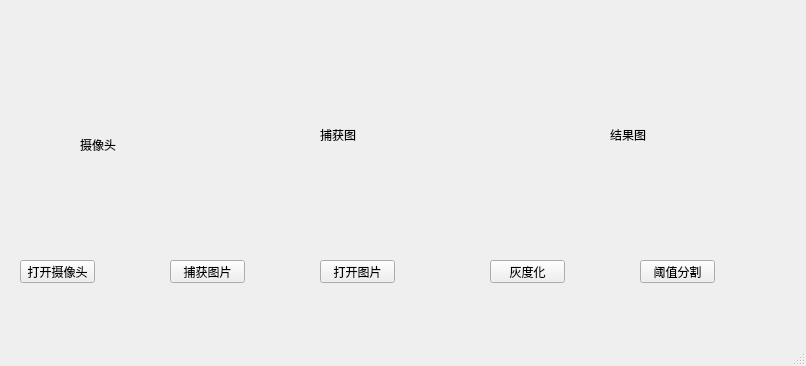
<?xml version="1.0" encoding="UTF-8"?>
<ui version="4.0">
 <class>MainWindow</class>
 <widget class="QMainWindow" name="MainWindow">
  <property name="geometry">
   <rect>
    <x>0</x>
    <y>0</y>
    <width>806</width>
    <height>366</height>
   </rect>
  </property>
  <property name="windowTitle">
   <string>MainWindow</string>
  </property>
  <widget class="QWidget" name="centralwidget">
   <widget class="QPushButton" name="btnOpenCamera">
    <property name="geometry">
     <rect>
      <x>20</x>
      <y>260</y>
      <width>75</width>
      <height>23</height>
     </rect>
    </property>
    <property name="text">
     <string>打开摄像头</string>
    </property>
   </widget>
   <widget class="QPushButton" name="btnCapture">
    <property name="geometry">
     <rect>
      <x>170</x>
      <y>260</y>
      <width>75</width>
      <height>23</height>
     </rect>
    </property>
    <property name="text">
     <string>捕获图片</string>
    </property>
   </widget>
   <widget class="QPushButton" name="btnReadImage">
    <property name="geometry">
     <rect>
      <x>320</x>
      <y>260</y>
      <width>75</width>
      <height>23</height>
     </rect>
    </property>
    <property name="text">
     <string>打开图片</string>
    </property>
   </widget>
   <widget class="QPushButton" name="btnGray">
    <property name="geometry">
     <rect>
      <x>490</x>
      <y>260</y>
      <width>75</width>
      <height>23</height>
     </rect>
    </property>
    <property name="text">
     <string>灰度化</string>
    </property>
   </widget>
   <widget class="QPushButton" name="btnThreshold">
    <property name="geometry">
     <rect>
      <x>640</x>
      <y>260</y>
      <width>75</width>
      <height>23</height>
     </rect>
    </property>
    <property name="text">
     <string>阈值分割</string>
    </property>
   </widget>
   <widget class="QLabel" name="labelCamera">
    <property name="geometry">
     <rect>
      <x>80</x>
      <y>70</y>
      <width>150</width>
      <height>150</height>
     </rect>
    </property>
    <property name="text">
     <string>摄像头</string>
    </property>
   </widget>
   <widget class="QLabel" name="labelCapture">
    <property name="geometry">
     <rect>
      <x>320</x>
      <y>60</y>
      <width>150</width>
      <height>150</height>
     </rect>
    </property>
    <property name="text">
     <string>捕获图</string>
    </property>
   </widget>
   <widget class="QLabel" name="labelResult">
    <property name="geometry">
     <rect>
      <x>610</x>
      <y>60</y>
      <width>150</width>
      <height>150</height>
     </rect>
    </property>
    <property name="text">
     <string>结果图</string>
    </property>
   </widget>
  </widget>
  <widget class="QMenuBar" name="menubar">
   <property name="geometry">
    <rect>
     <x>0</x>
     <y>0</y>
     <width>806</width>
     <height>23</height>
    </rect>
   </property>
  </widget>
  <widget class="QStatusBar" name="statusbar"/>
 </widget>
 <resources/>
 <connections>
  <connection>
   <sender>btnOpenCamera</sender>
   <signal>clicked()</signal>
   <receiver>MainWindow</receiver>
   <slot>btnOpenCamera_Clicked()</slot>
   <hints>
    <hint type="sourcelabel">
     <x>78</x>
     <y>294</y>
    </hint>
    <hint type="destinationlabel">
     <x>124</x>
     <y>261</y>
    </hint>
   </hints>
  </connection>
  <connection>
   <sender>btnCapture</sender>
   <signal>clicked()</signal>
   <receiver>MainWindow</receiver>
   <slot>btnCapture_Clicked()</slot>
   <hints>
    <hint type="sourcelabel">
     <x>218</x>
     <y>288</y>
    </hint>
    <hint type="destinationlabel">
     <x>280</x>
     <y>260</y>
    </hint>
   </hints>
  </connection>
  <connection>
   <sender>btnReadImage</sender>
   <signal>clicked()</signal>
   <receiver>MainWindow</receiver>
   <slot>btnReadImage_Clicked()</slot>
   <hints>
    <hint type="sourcelabel">
     <x>358</x>
     <y>303</y>
    </hint>
    <hint type="destinationlabel">
     <x>378</x>
     <y>332</y>
    </hint>
   </hints>
  </connection>
  <connection>
   <sender>btnGray</sender>
   <signal>clicked()</signal>
   <receiver>MainWindow</receiver>
   <slot>btnGray_Clicked()</slot>
   <hints>
    <hint type="sourcelabel">
     <x>536</x>
     <y>296</y>
    </hint>
    <hint type="destinationlabel">
     <x>439</x>
     <y>34</y>
    </hint>
   </hints>
  </connection>
  <connection>
   <sender>btnThreshold</sender>
   <signal>clicked()</signal>
   <receiver>MainWindow</receiver>
   <slot>btnThreshold_Clicked()</slot>
   <hints>
    <hint type="sourcelabel">
     <x>676</x>
     <y>298</y>
    </hint>
    <hint type="destinationlabel">
     <x>700</x>
     <y>251</y>
    </hint>
   </hints>
  </connection>
 </connections>
 <slots>
  <slot>btnOpenCamera_Clicked()</slot>
  <slot>btnCapture_Clicked()</slot>
  <slot>btnReadImage_Clicked()</slot>
  <slot>btnThreshold_Clicked()</slot>
  <slot>btnGray_Clicked()</slot>
 </slots>
</ui>
